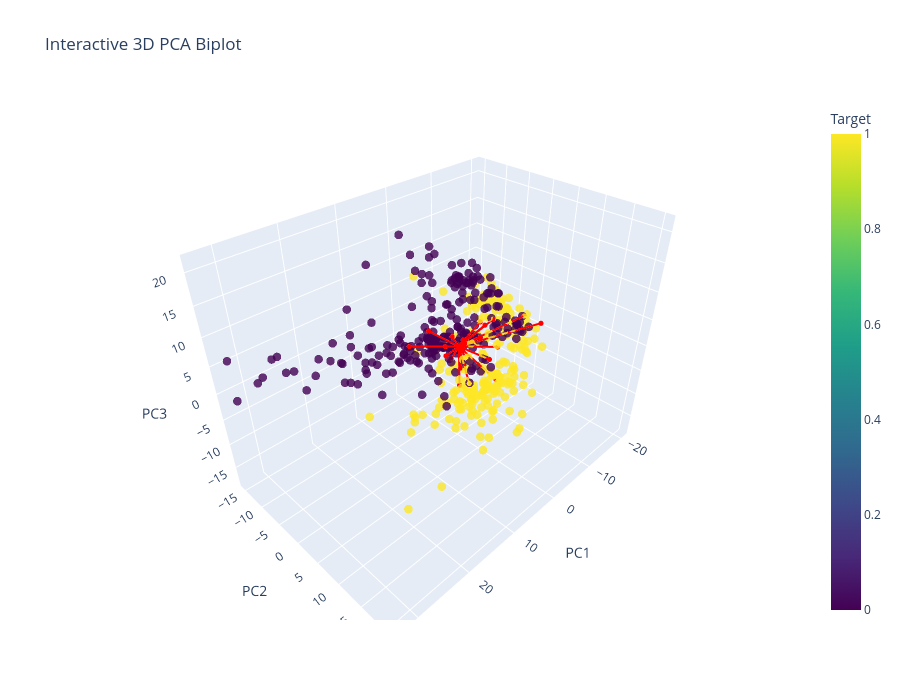

Notebook cell for this chart:
### Markdown cell above
## 3d plot

### Code cell
interactive_PCA_biplot_3D(
    score=x_new,
    coeff=loadings,
    labels=sampled_GS.columns[:-1],
    y=y,
    selected_vars=selected_vars,  # top 10 contributors
    concept_labels=concepts
)

### Figure 1 — Plotly figure (JSON) as saved in the notebook; plotly's stock layout.template omitted (floating-point values rounded to 4 significant figures; data arrays with more than 128 entries replaced by an {"elided": "..."} marker saying what was removed)
{"data": [{"hoverinfo": "text", "marker": {"color": {"elided": "450 int values"}, "colorbar": {"title": {"text": "Target"}}, "colorscale": [[0, "#440154"], [0.1111, "#482878"], [0.2222, "#3e4989"], [0.3333, "#31688e"], [0.4444, "#26828e"], [0.5556, "#1f9e89"], [0.6667, "#35b779"], [0.7778, "#6ece58"], [0.8889, "#b5de2b"], [1, "#fde725"]], "opacity": 0.8, "size": 5}, "mode": "markers", "name": "Samples", "text": {"elided": "734 str values"}, "type": "scatter3d", "x": {"elided": "450 float values"}, "y": {"elided": "450 float values"}, "z": {"elided": "450 float values"}}, {"hoverinfo": "text", "hovertext": "LEFT_ELBOW_speed_Gmean", "line": {"color": "red", "width": 4}, "marker": {"size": 3}, "mode": "lines+markers", "name": "LEFT_ELBOW_speed_Gmean", "type": "scatter3d", "x": [0, -0.6026], "y": [0, 0.3808], "z": [0, 1.171]}, {"hoverinfo": "text", "hovertext": "LEFT_ELBOW_speed_peak_mean", "line": {"color": "red", "width": 4}, "marker": {"size": 3}, "mode": "lines+markers", "name": "LEFT_ELBOW_speed_peak_mean", "type": "scatter3d", "x": [0, 0.9019], "y": [0, 1.313], "z": [0, -3.219]}, {"hoverinfo": "text", "hovertext": "LEFT_ELBOW_acceleration_Gstd", "line": {"color": "red", "width": 4}, "marker": {"size": 3}, "mode": "lines+markers", "name": "LEFT_ELBOW_acceleration_Gstd", "type": "scatter3d", "x": [0, 0.9521], "y": [0, -0.6213], "z": [0, 2.096]}, {"hoverinfo": "text", "hovertext": "RIGHT_INDEX_jerk_peak_n", "line": {"color": "red", "width": 4}, "marker": {"size": 3}, "mode": "lines+markers", "name": "RIGHT_INDEX_jerk_peak_n", "type": "scatter3d", "x": [0, -5.561], "y": [0, -0.4192], "z": [0, 2.122]}, {"hoverinfo": "text", "hovertext": "RIGHT_WRIST_jerk_peak_n", "line": {"color": "red", "width": 4}, "marker": {"size": 3}, "mode": "lines+markers", "name": "RIGHT_WRIST_jerk_peak_n", "type": "scatter3d", "x": [0, -2.351], "y": [0, -3.994], "z": [0, -5.615]}, {"hoverinfo": "text", "hovertext": "LEFT_ELBOW_jerk_peak_n", "line": {"color": "red", "width": 4}, "marker": {"size": 3}, "mode": "lines+markers", "name": "LEFT_ELBOW_jerk_peak_n", "type": "scatter3d", "x": [0, -4.036], "y": [0, -2.094], "z": [0, -5.238]}, {"hoverinfo": "text", "hovertext": "total_arm_speed_Gmean", "line": {"color": "red", "width": 4}, "marker": {"size": 3}, "mode": "lines+markers", "name": "total_arm_speed_Gmean", "type": "scatter3d", "x": [0, -3.744], "y": [0, 1.284], "z": [0, 0.6796]}, {"hoverinfo": "text", "hovertext": "total_arm_speed_Gstd", "line": {"color": "red", "width": 4}, "marker": {"size": 3}, "mode": "lines+markers", "name": "total_arm_speed_Gstd", "type": "scatter3d", "x": [0, 2.069], "y": [0, -4.979], "z": [0, 1.693]}, {"hoverinfo": "text", "hovertext": "total_arm_speed_peak_mean", "line": {"color": "red", "width": 4}, "marker": {"size": 3}, "mode": "lines+markers", "name": "total_arm_speed_peak_mean", "type": "scatter3d", "x": [0, -5.566], "y": [0, 3.636], "z": [0, -1.005]}, {"hoverinfo": "text", "hovertext": "total_arm_speed_ts_range", "line": {"color": "red", "width": 4}, "marker": {"size": 3}, "mode": "lines+markers", "name": "total_arm_speed_ts_range", "type": "scatter3d", "x": [0, -2.709], "y": [0, 4.738], "z": [0, 6.132]}, {"hoverinfo": "text", "hovertext": "total_arm_jerk_Gmean", "line": {"color": "red", "width": 4}, "marker": {"size": 3}, "mode": "lines+markers", "name": "total_arm_jerk_Gmean", "type": "scatter3d", "x": [0, 1.101], "y": [0, -1.88], "z": [0, -2.248]}, {"hoverinfo": "text", "hovertext": "total_arm_jerk_peak_mean", "line": {"color": "red", "width": 4}, "marker": {"size": 3}, "mode": "lines+markers", "name": "total_arm_jerk_peak_mean", "type": "scatter3d", "x": [0, -6.322], "y": [0, 7.946], "z": [0, 6.558]}, {"hoverinfo": "text", "hovertext": "total_arm_acceleration_Gmean", "line": {"color": "red", "width": 4}, "marker": {"size": 3}, "mode": "lines+markers", "name": "total_arm_acceleration_Gmean", "type": "scatter3d", "x": [0, 2.951], "y": [0, 3.082], "z": [0, -4.695]}, {"hoverinfo": "text", "hovertext": "rwrist_lhip_integral", "line": {"color": "red", "width": 4}, "marker": {"size": 3}, "mode": "lines+markers", "name": "rwrist_lhip_integral", "type": "scatter3d", "x": [0, -1.922], "y": [0, 3.742], "z": [0, 4.934]}, {"hoverinfo": "text", "hovertext": "lwrist_rshoulder_integral", "line": {"color": "red", "width": 4}, "marker": {"size": 3}, "mode": "lines+markers", "name": "lwrist_rshoulder_integral", "type": "scatter3d", "x": [0, -0.3119], "y": [0, 2.243], "z": [0, -6.548]}, {"hoverinfo": "text", "hovertext": "rwrist_lshoulder_integral", "line": {"color": "red", "width": 4}, "marker": {"size": 3}, "mode": "lines+markers", "name": "rwrist_lshoulder_integral", "type": "scatter3d", "x": [0, -5.782], "y": [0, 1.81], "z": [0, -4.564]}, {"hoverinfo": "text", "hovertext": "rwrist_rshoulder_integral", "line": {"color": "red", "width": 4}, "marker": {"size": 3}, "mode": "lines+markers", "name": "rwrist_rshoulder_integral", "type": "scatter3d", "x": [0, -2.201], "y": [0, 14.07], "z": [0, 9.709]}, {"hoverinfo": "text", "hovertext": "left_wrist_flex_integral", "line": {"color": "red", "width": 4}, "marker": {"size": 3}, "mode": "lines+markers", "name": "left_wrist_flex_integral", "type": "scatter3d", "x": [0, 9.035], "y": [0, -2.012], "z": [0, 3.345]}, {"hoverinfo": "text", "hovertext": "right_elbow_flex_integral", "line": {"color": "red", "width": 4}, "marker": {"size": 3}, "mode": "lines+markers", "name": "right_elbow_flex_integral", "type": "scatter3d", "x": [0, -1.948], "y": [0, 6.617], "z": [0, -4.276]}, {"hoverinfo": "text", "hovertext": "right_wrist_flex_integral", "line": {"color": "red", "width": 4}, "marker": {"size": 3}, "mode": "lines+markers", "name": "right_wrist_flex_integral", "type": "scatter3d", "x": [0, 1.876], "y": [0, -1.275], "z": [0, 0.2781]}], "layout": {"height": 700, "scene": {"xaxis": {"title": {"text": "PC1"}}, "yaxis": {"title": {"text": "PC2"}}, "zaxis": {"title": {"text": "PC3"}}}, "showlegend": false, "title": {"text": "Interactive 3D PCA Biplot"}, "width": 900}}
